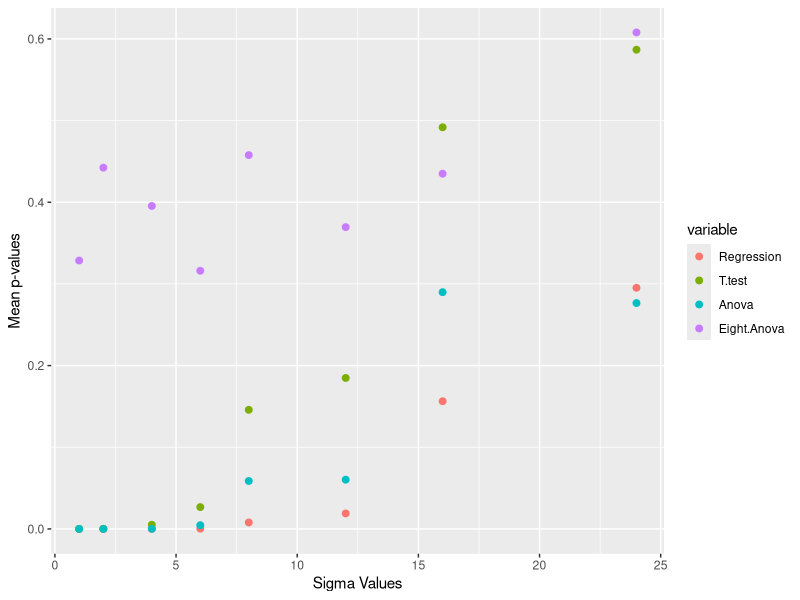

Recreate this plot in R.
## ---- chunk 1
library(ggplot2)
library(dplyr)
library(reshape2)
## ---- chunk 2

# Null model
nullmod<- function(p,x,y){
  B0=p[1]
  sigma=exp(p[2])
  
  expected=B0
  
  null=-sum(dnorm(x=y,mean=expected,sd=sigma, log = TRUE))
  return(null)
}

# Regression model
lin<-function(p,x,y){
  B0=p[1]
  B1=p[2]
  sigma=exp(p[3])
  
  expected=B0+B1*x

  lmmod=-sum(dnorm(x=y,mean=expected,sd=sigma, log = TRUE))
  return(lmmod)
}

# T-test model
ttest<-function(p,x,y){
  B0=p[1]
  B1=p[2]
  sigma=exp(p[3])
  x1=x
  expected=B0+B1*x1

  tmod=-sum(dnorm(x=y,mean=expected,sd=sigma, log = TRUE))
  return(tmod)
}

# ANOVA - four groups
anovamod<-function(p,x,y){
B0=p[1]
B1=p[2]
B2=p[3]
B3=p[4]
sigma=exp(p[5])

expected=B0+B1*x[,1]+B2*x[,2]+B3*x[,3]

anova=-sum(dnorm(x=y,mean=expected,sd=sigma,log = TRUE))
return(anova)
}

# Now an ANOVA with 8 groups
eightanovamod<-function(p,x,y){
  B0=p[1]
  B1=p[2]
  B2=p[3]
  B3=p[4]
  B4=p[5]
  B5=p[6]
  B6=p[7]
  B7=p[8]
  sigma=exp(p[9])
  
  expected=B0+B1*x[,1]+B2*x[,2]+B3*x[,3]+B4*x[,4]+B5*x[,5]+B6*x[,6]+B7*x[,7]
  
  eightanovamod=-sum(dnorm(x=y,mean=expected,sd=sigma, log = TRUE))
  return(eightanovamod)
}

## ---- chunk 3
# Set up an empty data frame in which to store your p-values for each sigma and model.
dfp <- setNames(data.frame(matrix(ncol = 5, nrow = 8)), c("Sigmas", "Regression", "T.test", "Anova",  "Eight.Anova"))

# Set up your vector of sigmas to loop through
sigmas <- c(1,2,4,6,8,12,16,24)

# Write your nested for loop:
for (i in 1:length(sigmas)){ # sigma runs
  # set up your vectors for your p-values from each monte-carlo run. 
  reg.p <- numeric(10) # changes each time you use a new sigma
  t.p <- numeric(10)
  anova.p <- numeric(10)
  eightanova.p <- numeric(10)
  for (j in 1:10){ # monte carlo runs
    x <- runif(24, 0, 50) # build set of x's
    e <- rnorm(24, 0, sd = sigmas[i]) # put in your error
    y <- 10 + 0.4*x + e # write your linear equation
    df <- cbind(x, y) # bind x and y into a data frame
    df <- as.data.frame(df)
    df <- df[order(df$x),] # order for later sorting. 
    
    # dummy coding:
    
    # For t-test
    tdummy <- matrix(0, 24, 1)
    tdummy[13:24,1] <- 1
  
    # For anova
    dummy <- matrix(0, 24, 3)
    dummy[7:12,1] <- 1
    dummy[13:18,2] <-1
    dummy[19:24,3] <-1
    
    #for eight-level anova
    edummy <- matrix(0, 24, 7)
    edummy[4:6,1]<-1
    edummy[7:9,2]<-1
    edummy[10:12,3]<-1
    edummy[13:15,4]<-1
    edummy[16:18,5]<-1
    edummy[19:21,6]<-1
    edummy[22:24,7]<-1
    
    # guesses
    nullmodguess <- c(1,2) # 2
    lmmodguess <- c(1, 2, 3) # 3 
    tmodguess<-c(1,1,1,1,1) # 5
    aovguess<- c(9,10,-6,8,2) # 5 
    eightaovguess<-c(1, 12.5,15,17.5,20,22.5,25,27.5,30) # 9
    
    #optims
    nullfitmod=optim(par=nullmodguess,fn=nullmod,x=df$x,y=df$y) # converges
    lmfitmod=optim(par=lmmodguess,fn=lin,x=df$x,y=df$y) # converges 
    tfitmod=optim(par=tmodguess,fn=ttest,x=tdummy,y=df$y) # converges
    anovafitmod=optim(par=aovguess,fn=anovamod,x=dummy,y=df$y, control=list(maxit=1e5)) # converges
    eightanovafitmod=optim(par=eightaovguess,fn=eightanovamod,x=edummy,y=df$y, control=list(maxit=1e5)) # converges
   
    # degrees of freedom 
     degfreg <- length(lmfitmod$par) - length(nullfitmod$par) 
     degft <- length(tfitmod$par) - length(nullfitmod$par) 
     degfanova <- length(anovafitmod$par) - length(nullfitmod$par) 
     degfeightanova <- length(eightanovafitmod$par) - length(nullfitmod$par) 
     
     # test stats
    t.statreg <- 2*(nullfitmod$value - lmfitmod$value)
    t.statt <- 2*(nullfitmod$value - tfitmod$value)
    t.statanova <- 2*(nullfitmod$value - anovafitmod$value)
    t.stateightanova <- 2*(nullfitmod$value - eightanovafitmod$value)
    
    # pvalues 
    reg.p[j] <- 1-pchisq(t.statreg, df=degfreg)
    t.p[j]<- 1-pchisq(t.statt, df=degft)
    anova.p[j]<- 1-pchisq(t.statanova, df=degfanova)
    eightanova.p[j]<- 1-pchisq(t.stateightanova, df=degfeightanova)
  }
  
  # the mean p values for each of ten monte carlo runs, and each of 8 sigmas into a data frame.
  dfp[,1]<- c(1, 2, 4, 6, 8, 12, 16, 24)
  dfp[i,2] <- mean(reg.p)
  dfp[i,3] <- mean(t.p)
  dfp[i,4] <- mean(anova.p)
  dfp[i,5] <- mean(eightanova.p)
}
## ---- chunk 4
mframe <- melt(dfp)
mframe <- mframe[9:40,]
allsigmas <- c(1,  2,  4,  6,  8, 12, 16, 24, 1,  2,  4,  6,  8,12, 16, 24, 1,  2,  4,  6,  8, 12, 16, 24, 1,  2,  4,  6,  8, 12, 16, 24)
mframe$sigma <- allsigmas
## ---- chunk 5
mframe <- as.data.frame(mframe)
p <- ggplot(mframe, aes(x=mframe$sigma, y=mframe$value, colour=variable)) + geom_point (size=2) + xlab("Sigma Values") + ylab("Mean p-values") 
p
     
## ---- chunk 6
# get values for the eight level anova guess:
x <- c(6.25, 12.5, 18.72, 25, 31.25, 37.5, 43.75, 50)
y.vec <- rep(NA, 8)
for (i in 1:length(x)){
   y[i] <- 10 + 0.4*x[i]
   y.vec <- y
}
